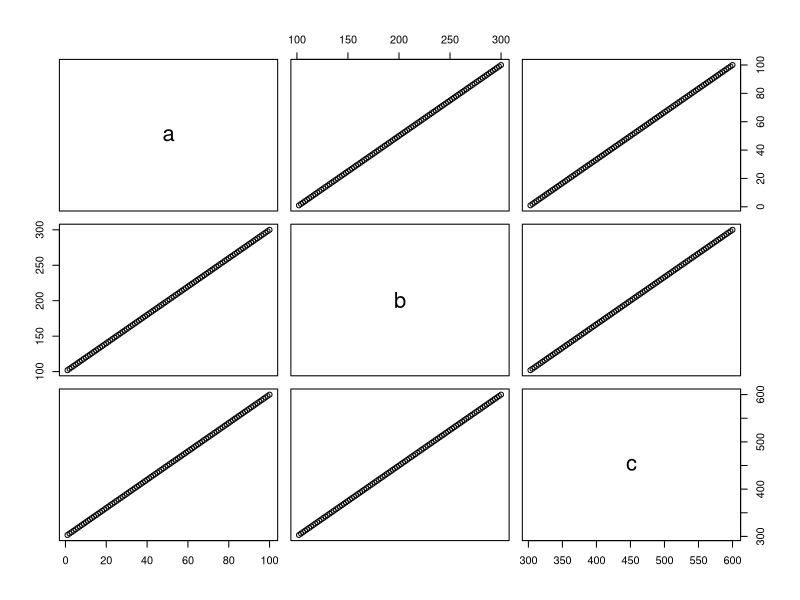

Recreate this plot in R.
x1=seq(from=1, to=100, by=1)
x2=seq(from=101, to=200, by=1)
x3=seq(from=201, to=300, by=1)

t= data.frame(a = x1, b = x1+x2, c = x1+x2+x3)

plot(t)

